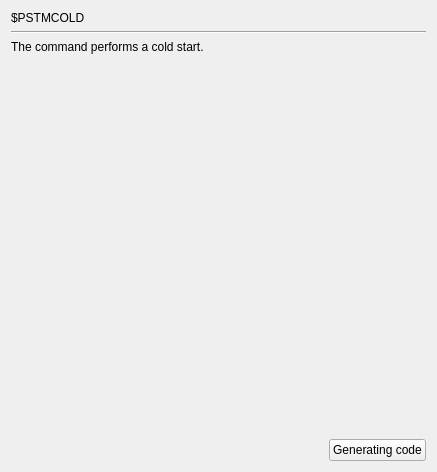
     <widget class="QWidget" name="page_PSTMCOLD">
      <layout class="QGridLayout" name="gridLayout_10">
       <item row="0" column="0">
        <widget class="QLabel" name="label_45">
         <property name="text">
          <string>$PSTMCOLD</string>
         </property>
        </widget>
       </item>
       <item row="1" column="0" colspan="3">
        <widget class="Line" name="line_6">
         <property name="orientation">
          <enum>Qt::Horizontal</enum>
         </property>
        </widget>
       </item>
       <item row="2" column="0" colspan="2">
        <widget class="QLabel" name="label_46">
         <property name="text">
          <string>The command performs a cold start.</string>
         </property>
        </widget>
       </item>
       <item row="3" column="2">
        <spacer name="verticalSpacer_10">
         <property name="orientation">
          <enum>Qt::Vertical</enum>
         </property>
         <property name="sizeHint" stdset="0">
          <size>
           <width>20</width>
           <height>379</height>
          </size>
         </property>
        </spacer>
       </item>
       <item row="4" column="1">
        <spacer name="horizontalSpacer_8">
         <property name="orientation">
          <enum>Qt::Horizontal</enum>
         </property>
         <property name="sizeHint" stdset="0">
          <size>
           <width>232</width>
           <height>20</height>
          </size>
         </property>
        </spacer>
       </item>
       <item row="4" column="2">
        <widget class="QPushButton" name="GC_PSTMCOLD">
         <property name="text">
          <string>Generating code</string>
         </property>
        </widget>
       </item>
      </layout>
     </widget>
